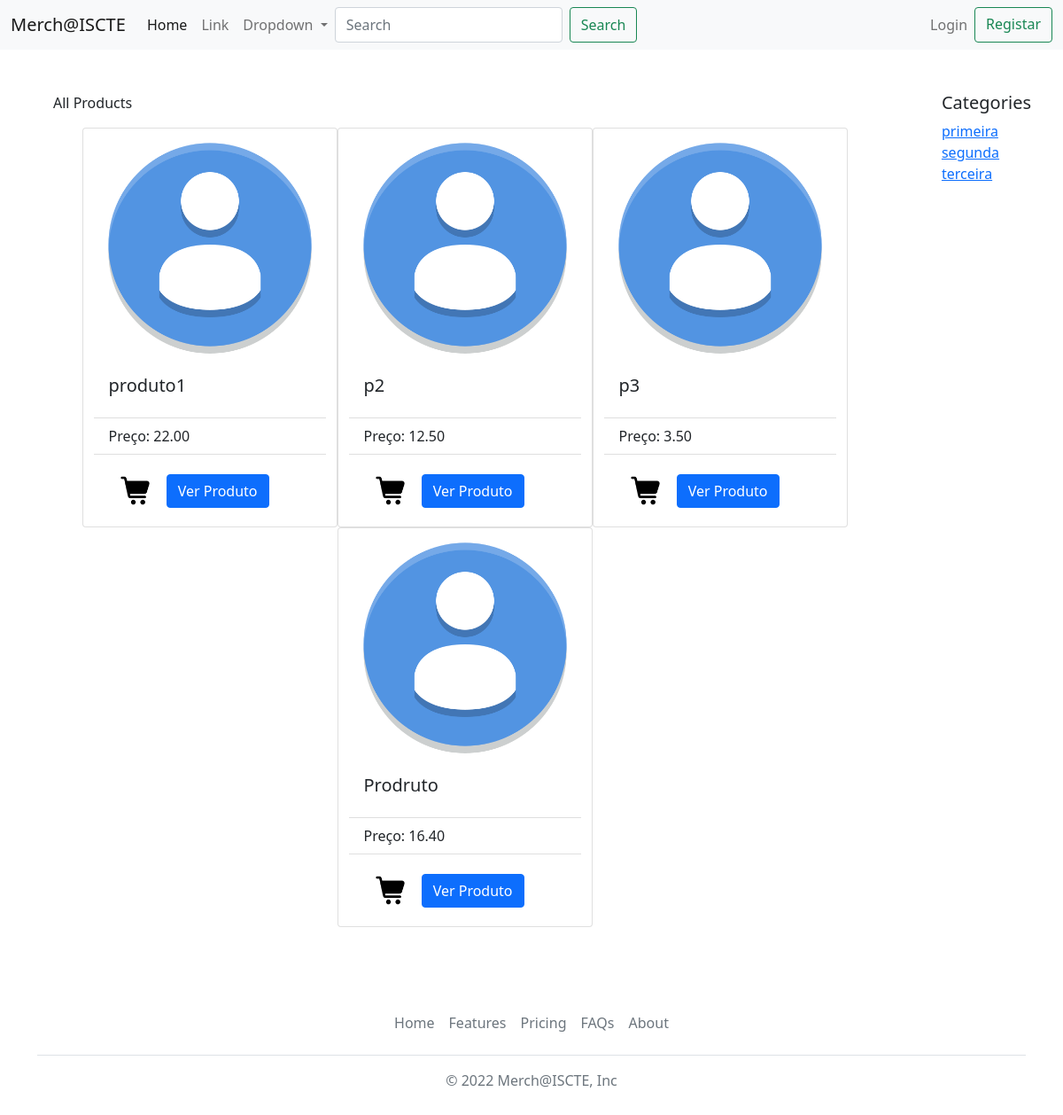
The page /loja/ on the database its author committed.
### loja/models.py (models this page shows, shortened)
class Produto(models.Model):
    produto_nome = models.CharField(max_length=50)
    produto_texto = models.CharField(max_length=200)
    preco_data = models.DecimalField(default=0.0, decimal_places=2, max_digits=5)
    categoria = models.ForeignKey(Categoria, blank=True, null=True, on_delete=models.RESTRICT)
    foto = models.CharField(max_length=100, default='/static/media/avatardefault.png')

class Categoria(models.Model):
    categoria_nome = models.CharField(max_length=100)
    foto = models.CharField(max_length=100, default='/static/media/computer.png')

### loja/views.py (the view)
# urls.py: path("", views.index, name="index"),
def index(request):
    lista_categoria = Categoria.objects.all()
    lista_produto = Produto.objects.all()
    context = {'lista_categoria': lista_categoria, 'lista_produto': lista_produto}
    return render(request, 'loja/index.html', context)

### loja/templates/loja/index.html (shortened to what this page needs)
<!doctype html>
<html lang="en">
<head>
    <link href="https://cdn.jsdelivr.net/npm/bootstrap@5.1.3/dist/css/bootstrap.min.css" rel="stylesheet"
>
</head>
<body>
<nav class="navbar navbar-expand-lg navbar-light bg-light">
    <div class="container-fluid">
        <a class="navbar-brand" href="#">Merch@ISCTE</a>
        <div class="collapse navbar-collapse" id="navbarSupportedContent">
            <ul class="navbar-nav me-auto mb-2 mb-lg-0">
                <li class="nav-item">
                    <a class="nav-link active" aria-current="page" href="{% url 'loja:index' %}">Home</a>
                </li>
                <li class="nav-item">
                    <a class="nav-link" href="#">Link</a>
                </li>
                <li class="nav-item dropdown">
                    <a class="nav-link dropdown-toggle" href="#" id="navbarDropdown" role="button"
                       data-bs-toggle="dropdown" aria-expanded="false">
                        Dropdown
                    </a>
                </li>
                <form class="d-flex">
                    <input class="form-control me-2" type="search" placeholder="Search" aria-label="Search">
                    <button class="btn btn-outline-success" type="submit">Search</button>
                </form>
            </ul>
            <ul class="navbar-nav inline my-2 my-lg-0">
                {% if not request.user.is_authenticated %}
                <li class="nav-item dropdown dropstart">
                    <a class="nav-link" href="#" id="navbarDropdown2" role="button"
                       data-bs-toggle="dropdown" aria-expanded="false">
                        Login
                    </a>
                </li>
                <a class="btn btn-outline-success" href="{% url 'loja:registaruser' %}" type="submit">Registar</a>
                {% endif %}
            </ul>
        </div>
    </div>
</nav>
{% block blocobody %}
<div class="container-fluid d-md-flex align-items-stretch">
    <div id="content" class="p-4 p-md-5 pt-5">
        <p>All Products</p>
        {% if lista_produto %}
        <div class="row justify-content-center" style="margin-left:0px;margin-right:0px;">
            {% for produto in lista_produto %}
            <div class="card" style="width: 18rem;">
                <img src="{{ produto.foto }}" class="card-img-top" alt="...">
                <div class="card-body">
                    <h5 class="card-title">{{ produto.produto_nome }}</h5>
                </div>
                <ul class="list-group list-group-flush">
                    <li class="list-group-item">Preço: {{ produto.preco_data }}</li>
                </ul>
                <div class="card-body">
                    <a href="{% url 'loja:adicionar_carrinho' produto.id %}" class="btn ">
                        <img width="35" height="35" src="{{'/static/media/shoppingcart.png'}}">
                    </a>
                    <button type="button" class="btn btn-primary" data-bs-toggle="modal"
                            data-bs-target="#staticBackdrop">
                        Ver Produto
                    </button>
                </div>
            </div>
            {% endfor %}
        </div>
        {% else %}
        <p>Não há produtos disponíveis.</p>
        {% endif %}
    </div>
    <nav id="sidebar">
        <div class="p-4 pt-5">
            <h5>Categories</h5>
            {% if lista_categoria %}
            <ul class="list-unstyled components mb-5">
                {% for categoria in lista_categoria %}
                <li>
                    <a href="{% url 'loja:detalhe_categoria' categoria.id %}">{{ categoria.categoria_nome }}</a>
                </li>
                {% endfor %}
            </ul>
            {% else %}
            <p>Não há categorias disponíveis.</p>
            {% endif %}
        </div>
    </nav>
</div>
{% endblock %}
{% block blocofooter %}
<div class="container">
    <footer class="py-3 my-4">
        <ul class="nav justify-content-center border-bottom pb-3 mb-3">
            <li class="nav-item"><a href="#" class="nav-link px-2 text-muted">Home</a></li>
            <li class="nav-item"><a href="#" class="nav-link px-2 text-muted">Features</a></li>
            <li class="nav-item"><a href="#" class="nav-link px-2 text-muted">Pricing</a></li>
            <li class="nav-item"><a href="#" class="nav-link px-2 text-muted">FAQs</a></li>
            <li class="nav-item"><a href="#" class="nav-link px-2 text-muted">About</a></li>
        </ul>
        <p class="text-center text-muted">© 2022 Merch@ISCTE, Inc</p>
    </footer>
</div>
{% endblock %}
</body>
</html>

### rows shown on the page
Produto: foto (placeholder picture), produto_nome "produto1", preco_data "22.00"
Produto: foto (placeholder picture), produto_nome "p2", preco_data "12.50"
Produto: foto (placeholder picture), produto_nome "p3", preco_data "3.50"
Produto: foto (placeholder picture), produto_nome "Prodruto", preco_data "16.40"
Categoria: categoria_nome "primeira"
Categoria: categoria_nome "segunda"
Categoria: categoria_nome "terceira"
